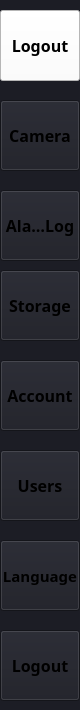
         <widget class="QWidget" name="menuBar" native="true">
          <property name="minimumSize">
           <size>
            <width>80</width>
            <height>0</height>
           </size>
          </property>
          <property name="maximumSize">
           <size>
            <width>80</width>
            <height>16777215</height>
           </size>
          </property>
          <property name="styleSheet">
           <string notr="true">*{background: #1C1D25;
font-size: 16px;
}
QToolButton:hover{
     background-color:#2A2F3C;
}
QToolButton:pressed{
     background-color: #2A2F3C ;     
}</string>
          </property>
          <widget class="QToolButton" name="camera_toolButton">
           <property name="geometry">
            <rect>
             <x>0</x>
             <y>100</y>
             <width>80</width>
             <height>71</height>
            </rect>
           </property>
           <property name="minimumSize">
            <size>
             <width>80</width>
             <height>0</height>
            </size>
           </property>
           <property name="maximumSize">
            <size>
             <width>80</width>
             <height>16777215</height>
            </size>
           </property>
           <property name="font">
            <font>
             <family>century gothic</family>
             <pointsize>-1</pointsize>
             <weight>75</weight>
             <bold>true</bold>
            </font>
           </property>
           <property name="text">
            <string>Camera</string>
           </property>
           <property name="icon">
            <iconset>
             <normaloff>camera-24.png</normaloff>camera-24.png</iconset>
           </property>
           <property name="iconSize">
            <size>
             <width>30</width>
             <height>30</height>
            </size>
           </property>
           <property name="toolButtonStyle">
            <enum>Qt::ToolButtonTextUnderIcon</enum>
           </property>
          </widget>
          <widget class="QToolButton" name="storage_toolButton">
           <property name="geometry">
            <rect>
             <x>0</x>
             <y>270</y>
             <width>80</width>
             <height>71</height>
            </rect>
           </property>
           <property name="minimumSize">
            <size>
             <width>80</width>
             <height>0</height>
            </size>
           </property>
           <property name="maximumSize">
            <size>
             <width>80</width>
             <height>16777215</height>
            </size>
           </property>
           <property name="font">
            <font>
             <family>century gothic</family>
             <pointsize>-1</pointsize>
             <weight>75</weight>
             <bold>true</bold>
            </font>
           </property>
           <property name="text">
            <string>Storage</string>
           </property>
           <property name="icon">
            <iconset>
             <normaloff>database-5-24.png</normaloff>database-5-24.png</iconset>
           </property>
           <property name="iconSize">
            <size>
             <width>30</width>
             <height>30</height>
            </size>
           </property>
           <property name="toolButtonStyle">
            <enum>Qt::ToolButtonTextUnderIcon</enum>
           </property>
          </widget>
          <widget class="QToolButton" name="logout_toolButton">
           <property name="geometry">
            <rect>
             <x>0</x>
             <y>630</y>
             <width>80</width>
             <height>71</height>
            </rect>
           </property>
           <property name="minimumSize">
            <size>
             <width>80</width>
             <height>0</height>
            </size>
           </property>
           <property name="maximumSize">
            <size>
             <width>80</width>
             <height>16777215</height>
            </size>
           </property>
           <property name="font">
            <font>
             <family>century gothic</family>
             <pointsize>-1</pointsize>
             <weight>75</weight>
             <bold>true</bold>
            </font>
           </property>
           <property name="text">
            <string>Logout</string>
           </property>
           <property name="icon">
            <iconset>
             <normaloff>logout-24.png</normaloff>logout-24.png</iconset>
           </property>
           <property name="iconSize">
            <size>
             <width>30</width>
             <height>30</height>
            </size>
           </property>
           <property name="toolButtonStyle">
            <enum>Qt::ToolButtonTextUnderIcon</enum>
           </property>
          </widget>
          <widget class="QToolButton" name="users_toolButton">
           <property name="geometry">
            <rect>
             <x>0</x>
             <y>450</y>
             <width>80</width>
             <height>71</height>
            </rect>
           </property>
           <property name="minimumSize">
            <size>
             <width>80</width>
             <height>0</height>
            </size>
           </property>
           <property name="maximumSize">
            <size>
             <width>80</width>
             <height>16777215</height>
            </size>
           </property>
           <property name="font">
            <font>
             <family>century gothic</family>
             <pointsize>-1</pointsize>
             <weight>75</weight>
             <bold>true</bold>
            </font>
           </property>
           <property name="text">
            <string>Users</string>
           </property>
           <property name="icon">
            <iconset>
             <normaloff>group-24.png</normaloff>group-24.png</iconset>
           </property>
           <property name="iconSize">
            <size>
             <width>30</width>
             <height>30</height>
            </size>
           </property>
           <property name="toolButtonStyle">
            <enum>Qt::ToolButtonTextUnderIcon</enum>
           </property>
          </widget>
          <widget class="QToolButton" name="language_toolButton">
           <property name="geometry">
            <rect>
             <x>0</x>
             <y>540</y>
             <width>80</width>
             <height>71</height>
            </rect>
           </property>
           <property name="minimumSize">
            <size>
             <width>80</width>
             <height>0</height>
            </size>
           </property>
           <property name="maximumSize">
            <size>
             <width>80</width>
             <height>16777215</height>
            </size>
           </property>
           <property name="font">
            <font>
             <family>century gothic</family>
             <pointsize>-1</pointsize>
             <weight>75</weight>
             <bold>true</bold>
            </font>
           </property>
           <property name="styleSheet">
            <string notr="true">font-size:15px;
background-repeat:no-repeat;</string>
           </property>
           <property name="text">
            <string>Language</string>
           </property>
           <property name="icon">
            <iconset resource="resource01.qrc">
             <normaloff>:/logo/geography-24.png</normaloff>:/logo/geography-24.png</iconset>
           </property>
           <property name="iconSize">
            <size>
             <width>30</width>
             <height>30</height>
            </size>
           </property>
           <property name="checkable">
            <bool>false</bool>
           </property>
           <property name="toolButtonStyle">
            <enum>Qt::ToolButtonTextUnderIcon</enum>
           </property>
          </widget>
          <widget class="QToolButton" name="logo_toolButton">
           <property name="geometry">
            <rect>
             <x>0</x>
             <y>10</y>
             <width>80</width>
             <height>71</height>
            </rect>
           </property>
           <property name="minimumSize">
            <size>
             <width>80</width>
             <height>0</height>
            </size>
           </property>
           <property name="maximumSize">
            <size>
             <width>80</width>
             <height>16777215</height>
            </size>
           </property>
           <property name="font">
            <font>
             <family>century gothic</family>
             <pointsize>-1</pointsize>
             <weight>75</weight>
             <bold>true</bold>
            </font>
           </property>
           <property name="styleSheet">
            <string notr="true">background-color:white;</string>
           </property>
           <property name="text">
            <string>Logout</string>
           </property>
           <property name="icon">
            <iconset resource="resource01.qrc">
             <normaloff>:/logo/surveilialogo.PNG</normaloff>:/logo/surveilialogo.PNG</iconset>
           </property>
           <property name="iconSize">
            <size>
             <width>90</width>
             <height>90</height>
            </size>
           </property>
           <property name="toolButtonStyle">
            <enum>Qt::ToolButtonIconOnly</enum>
           </property>
          </widget>
          <widget class="QToolButton" name="alarm_toolButton">
           <property name="geometry">
            <rect>
             <x>0</x>
             <y>190</y>
             <width>80</width>
             <height>71</height>
            </rect>
           </property>
           <property name="minimumSize">
            <size>
             <width>80</width>
             <height>0</height>
            </size>
           </property>
           <property name="maximumSize">
            <size>
             <width>80</width>
             <height>16777215</height>
            </size>
           </property>
           <property name="font">
            <font>
             <family>century gothic</family>
             <pointsize>-1</pointsize>
             <weight>75</weight>
             <bold>true</bold>
            </font>
           </property>
           <property name="text">
            <string>Alarm Log</string>
           </property>
           <property name="icon">
            <iconset>
             <normaloff>alarm-clock-24.png</normaloff>alarm-clock-24.png</iconset>
           </property>
           <property name="iconSize">
            <size>
             <width>30</width>
             <height>30</height>
            </size>
           </property>
           <property name="toolButtonStyle">
            <enum>Qt::ToolButtonTextUnderIcon</enum>
           </property>
          </widget>
          <widget class="QToolButton" name="account_toolButton">
           <property name="geometry">
            <rect>
             <x>0</x>
             <y>360</y>
             <width>80</width>
             <height>71</height>
            </rect>
           </property>
           <property name="minimumSize">
            <size>
             <width>80</width>
             <height>0</height>
            </size>
           </property>
           <property name="maximumSize">
            <size>
             <width>80</width>
             <height>16777215</height>
            </size>
           </property>
           <property name="font">
            <font>
             <family>century gothic</family>
             <pointsize>-1</pointsize>
             <weight>75</weight>
             <bold>true</bold>
            </font>
           </property>
           <property name="text">
            <string>Account</string>
           </property>
           <property name="icon">
            <iconset>
             <normaloff>contacts-24.png</normaloff>contacts-24.png</iconset>
           </property>
           <property name="iconSize">
            <size>
             <width>30</width>
             <height>30</height>
            </size>
           </property>
           <property name="toolButtonStyle">
            <enum>Qt::ToolButtonTextUnderIcon</enum>
           </property>
          </widget>
          <zorder>camera_toolButton</zorder>
          <zorder>storage_toolButton</zorder>
          <zorder>users_toolButton</zorder>
          <zorder>logout_toolButton</zorder>
          <zorder>language_toolButton</zorder>
          <zorder>logo_toolButton</zorder>
          <zorder>alarm_toolButton</zorder>
          <zorder>account_toolButton</zorder>
         </widget>
